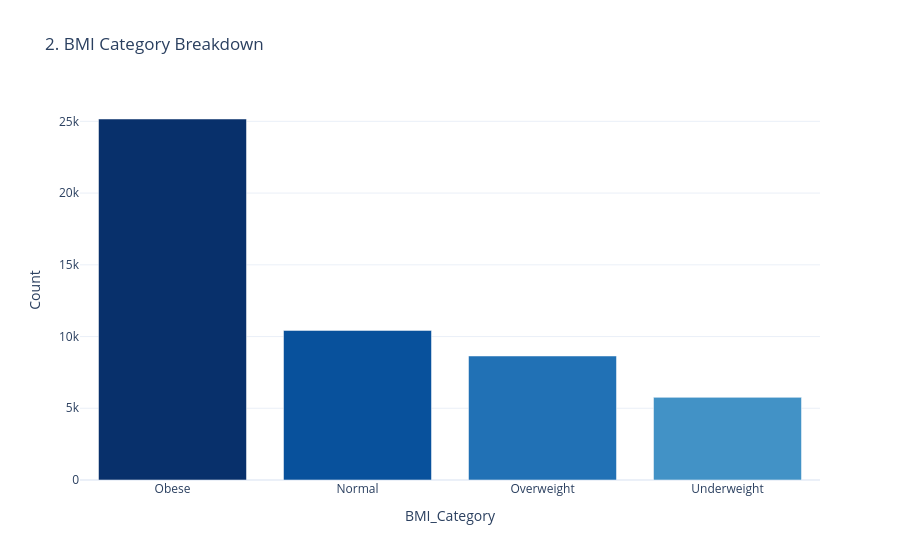

Write notebook code for a chart like this one.
### Markdown cell above
## 2. BMI Category Breakdown

### Code cell
# Count occurrences of each BMI category
bmi_counts = df_clean['BMI_Category'].value_counts().reset_index()
bmi_counts.columns = ['BMI_Category', 'Count']

fig = px.bar(
    bmi_counts,
    x="BMI_Category",
    y="Count", 
    color="BMI_Category", 
    title="2. BMI Category Breakdown",
    color_discrete_sequence=px.colors.sequential.Blues_r,
    template="plotly_white" 
)
fig.update_layout(showlegend=False) 
fig.show()

### Figure 1 — Plotly figure (JSON) as saved in the notebook; plotly's stock layout.template omitted (floating-point values rounded to 4 significant figures)
{"data": [{"hovertemplate": "BMI_Category=%{x}<br>Count=%{y}<extra></extra>", "legendgroup": "Obese", "marker": {"color": "rgb(8,48,107)", "pattern": {"shape": ""}}, "name": "Obese", "orientation": "v", "showlegend": true, "textposition": "auto", "type": "bar", "x": ["Obese"], "xaxis": "x", "y": [25165], "yaxis": "y"}, {"hovertemplate": "BMI_Category=%{x}<br>Count=%{y}<extra></extra>", "legendgroup": "Normal", "marker": {"color": "rgb(8,81,156)", "pattern": {"shape": ""}}, "name": "Normal", "orientation": "v", "showlegend": true, "textposition": "auto", "type": "bar", "x": ["Normal"], "xaxis": "x", "y": [10429], "yaxis": "y"}, {"hovertemplate": "BMI_Category=%{x}<br>Count=%{y}<extra></extra>", "legendgroup": "Overweight", "marker": {"color": "rgb(33,113,181)", "pattern": {"shape": ""}}, "name": "Overweight", "orientation": "v", "showlegend": true, "textposition": "auto", "type": "bar", "x": ["Overweight"], "xaxis": "x", "y": [8646], "yaxis": "y"}, {"hovertemplate": "BMI_Category=%{x}<br>Count=%{y}<extra></extra>", "legendgroup": "Underweight", "marker": {"color": "rgb(66,146,198)", "pattern": {"shape": ""}}, "name": "Underweight", "orientation": "v", "showlegend": true, "textposition": "auto", "type": "bar", "x": ["Underweight"], "xaxis": "x", "y": [5760], "yaxis": "y"}], "layout": {"barmode": "relative", "legend": {"title": {"text": "BMI_Category"}, "tracegroupgap": 0}, "showlegend": false, "title": {"text": "2. BMI Category Breakdown"}, "xaxis": {"anchor": "y", "categoryarray": ["Obese", "Normal", "Overweight", "Underweight"], "categoryorder": "array", "domain": [0, 1], "title": {"text": "BMI_Category"}}, "yaxis": {"anchor": "x", "domain": [0, 1], "title": {"text": "Count"}}}}
